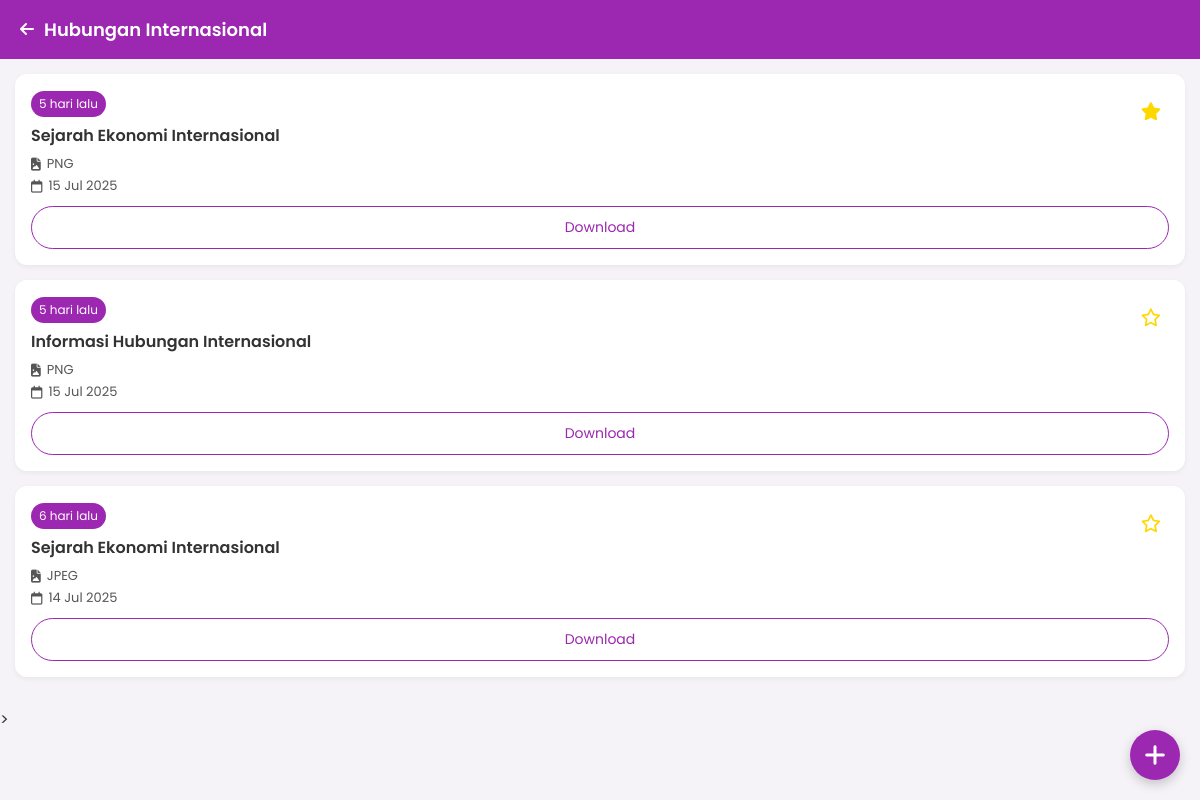
Screenshot of /materi.php?id_folder=33 (signed in) with the database file from the repository.
### tables this page shows
CREATE TABLE `folder` (
  `id` int NOT NULL,
  `nama_folder` varchar(255) NOT NULL,
  `tanggal` date DEFAULT NULL,
  `created_at` datetime DEFAULT CURRENT_TIMESTAMP
);

CREATE TABLE `materi` (
  `id` int NOT NULL,
  `folder_id` int DEFAULT NULL,
  `nama_materi` varchar(255) DEFAULT NULL,
  `nama_file` varchar(255) DEFAULT NULL,
  `created_at` datetime DEFAULT CURRENT_TIMESTAMP,
  `is_bookmarked` tinyint(1) DEFAULT '0'
);

### materi.php (the view, shortened to what this page needs)
<?php
require 'koneksi.php';
$id_folder = $_GET['id_folder'] ?? null;
$stmt = $pdo->prepare("SELECT * FROM folder WHERE id = ?");
$stmt->execute([$id_folder]);
$folder = $stmt->fetch();
$stmtMateri = $pdo->prepare("SELECT * FROM materi WHERE folder_id = ? ORDER BY is_bookmarked DESC, created_at DESC");
$stmtMateri->execute([$id_folder]);
$materiList = $stmtMateri->fetchAll();
function waktuLalu($datetime)
{
    $selisih = time() - strtotime($datetime);
    if ($selisih < 60)
        return $selisih . " detik lalu";
    elseif ($selisih < 3600)
        return floor($selisih / 60) . " menit lalu";
    elseif ($selisih < 86400)
        return floor($selisih / 3600) . " jam lalu";
    else
        return floor($selisih / 86400) . " hari lalu";
}
?>
<!DOCTYPE html>
<html lang="id">
<head>
    <link rel="stylesheet" href="https://cdnjs.cloudflare.com/ajax/libs/font-awesome/6.4.0/css/all.min.css">
</head>
<body>
    <header>
        <a href="index.php" style="color:white; text-decoration:none; margin-right:10px;">
            <i class="fas fa-arrow-left"></i>
        </a>
        <h1 style="flex:1"><?= htmlspecialchars($folder['nama_folder']) ?></h1>
    </header>
    <div class="material-list">
        <?php if (empty($materiList)): ?>
            <p class="empty-message">Belum ada materi di folder ini.</p>
        <?php else: ?>
            <?php foreach ($materiList as $m): ?>
                <div class="material-card" data-materi-id="<?= $m['id'] ?>">
                    <form method="POST" style="position:absolute; top:12px; right:12px;">
                        <button class="bookmark-btn" title="Bookmark">
                            <i class="<?= $m['is_bookmarked'] ? 'fas' : 'far' ?> fa-star"></i>
                        </button>
                    </form>
                    <span class="material-badge"><?= waktuLalu($m['created_at']) ?></span>
                    <div class="material-title"><?= htmlspecialchars($m['nama_materi']) ?></div>
                    <div class="material-type">
                        <i
                            class="fas fa-file-<?= pathinfo($m['nama_file'], PATHINFO_EXTENSION) === 'pdf' ? 'pdf' : 'image' ?>"></i>
                        <?= strtoupper(pathinfo($m['nama_file'], PATHINFO_EXTENSION)) ?>
                    </div>
                    <div class="material-date">
                        <i class="far fa-calendar"></i> <?= date('d M Y', strtotime($m['created_at'])) ?>
                    </div>
                    <a href="materi.php?id_folder=<?= $id_folder ?>&download=<?= urlencode($m['nama_file']) ?>"
                        class="download-btn">
                        Download
                    </a>
                </div>
            <?php endforeach; ?>
        <?php endif; ?>
    </div>
    <button type="button" class="fab-add" id="fabAddBtn">
        <i class="fas fa-plus"></i>
    </button>
    >
</body>
</html>

### materi.php (style rules this page uses)
* { margin: 0; padding: 0; box-sizing: border-box; font-family: 'Poppins', sans-serif; }
body { background: #f5f2f8; color: #333; }
header { background: #9C27B0; color: white; padding: 16px 20px; display: flex; justify-content: space-between; align-items: center; }
header h1 { font-size: 18px; font-weight: 600; }
.material-list { padding: 15px; }
.material-card { background: white; border-radius: 12px; padding: 16px; margin-bottom: 15px; box-shadow: 0 2px 5px rgba(0, 0, 0, 0.05); position: relative; }
.material-badge { font-size: 12px; background: #9C27B0; color: white; padding: 4px 8px; border-radius: 50px; display: inline-block; margin-bottom: 6px; }
.material-title { font-size: 16px; font-weight: 600; margin-bottom: 6px; }
.material-type, .material-date { font-size: 13px; color: #555; display: flex; align-items: center; gap: 6px; margin-top: 2px; }
.bookmark-btn { position: absolute; top: 12px; right: 12px; background: none; border: none; color: gold; font-size: 18px; cursor: pointer; }
.download-btn { display: inline-block; margin-top: 10px; width: 100%; padding: 10px; background: transparent; border: 1.5px solid #9C27B0; color: #9C27B0; border-radius: 30px; font-size: 14px; text-align: center; text-decoration: none; cursor: pointer; }
.fab-add { position: fixed; bottom: 20px; right: 20px; background: #9C27B0; color: white; font-size: 24px; width: 50px; height: 50px; border-radius: 50%; display: flex; align-items: center; justify-content: center; box-shadow: 0 4px 12px rgba(0, 0, 0, 0.2); border: none; }

### rows the page displays
folder: nama_folder "Hubungan Internasional"
materi: is_bookmarked 1 (drawn), created_at "5 hari lalu", nama_materi "Sejarah Ekonomi Internasional", nama_file "PNG", created_at "15 Jul 2025"
materi: is_bookmarked 0 (drawn), created_at "5 hari lalu", nama_materi "Informasi Hubungan Internasional", nama_file "PNG", created_at "15 Jul 2025"
materi: is_bookmarked 0 (drawn), created_at "6 hari lalu", nama_materi "Sejarah Ekonomi Internasional", nama_file "JPEG", created_at "14 Jul 2025"
